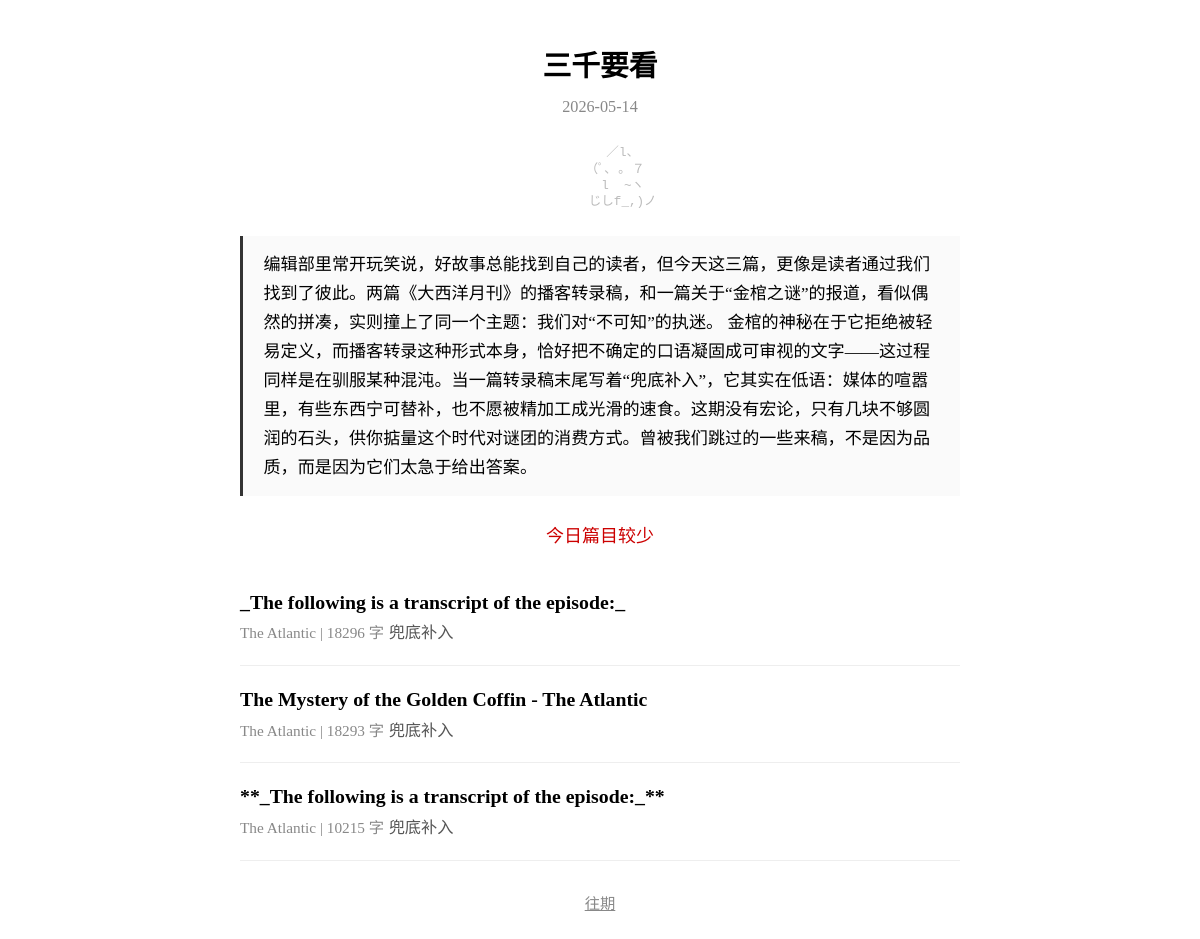
Before: / with the older database file.
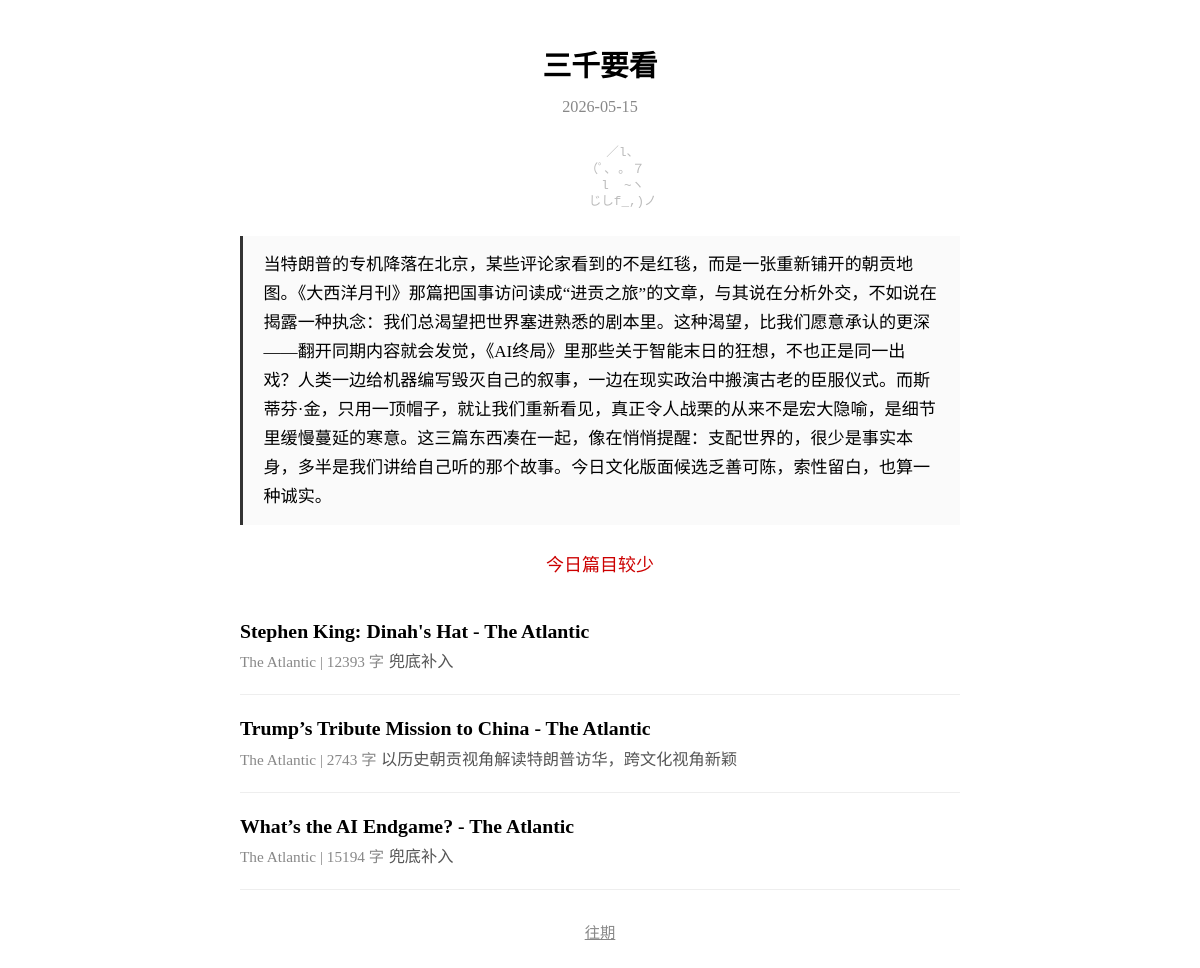
After: the same page with the newer database file.
### tables this page shows
CREATE TABLE issues (
            date TEXT PRIMARY KEY,
            articles TEXT NOT NULL DEFAULT '[]',
            editor_note TEXT NOT NULL DEFAULT '',
            stats TEXT NOT NULL DEFAULT '{}',
            epub_sent_at TEXT
        );

CREATE TABLE articles (
            id TEXT PRIMARY KEY,
            title_zh TEXT NOT NULL DEFAULT '',
            source TEXT NOT NULL DEFAULT '',
            source_url TEXT NOT NULL DEFAULT '',
            author TEXT NOT NULL DEFAULT '',
            summary_zh TEXT NOT NULL DEFAULT '',
            tags TEXT NOT NULL DEFAULT '[]',
            word_count_zh INTEGER NOT NULL DEFAULT 0,
            original_word_count INTEGER NOT NULL DEFAULT 0,
            translation_model TEXT NOT NULL DEFAULT '',
            prompt_version TEXT NOT NULL DEFAULT '',
            quality_score TEXT NOT NULL DEFAULT '{}',
            read_status TEXT NOT NULL DEFAULT 'unread',
            read_at TEXT,
            fetched_at TEXT NOT NULL DEFAULT ''
        , section_id TEXT NOT NULL DEFAULT '', has_spoiler INTEGER NOT NULL DEFAULT 0, topic_keywords TEXT NOT NULL DEFAULT '[]');

### server.py (the view)
@app.get("/", response_class=HTMLResponse)
async def index():
    latest_date = get_latest_issue_date()
    today_str = date.today().isoformat()
    if not latest_date:
        template = env.get_template("index.html")
        return template.render(issue=None, articles=[], today=today_str)
    issue = get_issue(latest_date)
    if not issue:
        template = env.get_template("index.html")
        return template.render(issue=None, articles=[], today=today_str)
    article_ids = issue.get("articles", [])
    articles = get_articles_by_ids(article_ids)
    template = env.get_template("index.html")
    return template.render(issue=issue, articles=articles, today=latest_date)

### templates/index.html (shortened to what this page needs)
<!DOCTYPE html>
<html lang="zh-CN">
<head>
</head>
<body>
{% if issue %}
<h1>三千要看</h1>
<div class="date">{{ today }}</div>
<pre class="cat-art">
      ／l、
    （ﾟ､ ｡ ７
      l  ~ヽ
      じしf_,)ノ
</pre>
<div class="editor-note">
{{ issue.editor_note | e }}
</div>
{% if issue.stats.get('fallback_note') %}
<p style="color:#c00;text-align:center">{{ issue.stats.fallback_note }}</p>
{% endif %}
<ul class="article-list">
{% for a in articles %}
<li class="article-item">
  <a href="/article/{{ a.id }}">
    <span class="title">{{ a.title_zh or a.id }}</span>
    <span class="meta">{{ a.source }} | {{ a.word_count_zh }} 字</span>
    <span class="summary">{{ a.summary_zh }}</span>
  </a>
</li>
{% endfor %}
</ul>
{% endif %}
<div class="footer">
  <a href="/archive">往期</a>
</div>
</body>
</html>

### templates/index.html (style rules this page uses)
body { max-width:720px;margin:0 auto;padding:24px 18px;background:#fff;color:#000;font-size:18px;line-height:1.6;font-family:serif }
h1 { text-align:center;font-size:1.6em;margin-bottom:.2em }
.date { text-align:center;color:#888;font-size:.9em;margin-bottom:1.5em }
.editor-note { border-left:3px solid #333;padding:.8em 1.2em;margin:1.5em 0;background:#fafafa;font-size:.95em;line-height:1.7 }
.article-list { list-style:none;padding:0 }
.article-item { padding:1em 0;border-bottom:1px solid #eee }
.article-item a { text-decoration:none;color:#000 }
.article-item .title { font-size:1.1em;font-weight:bold;display:block }
.article-item .meta { color:#888;font-size:.85em;margin-top:.3em }
.article-item .summary { color:#555;font-size:.9em;margin-top:.4em;line-height:1.5 }
.footer { text-align:center;margin-top:2em;font-size:.85em }
.footer a { color:#888 }
.cat-art { text-align:center;color:#bbb;font-size:.7em;line-height:1.3;margin:1em 0 }

Changed rows visible on the page:
removed issues: date "2026-05-14", editor_note "编辑部里常开玩笑说，好故事总能找到自己的读者，但今天这三篇，更像是读者通过我们找到了彼此。两篇《大西洋月刊》的播客转录稿，和一篇关于“金棺之谜”的报道，看似偶然的拼凑，实则撞上了同一个主题：我们对“不可知”的执迷。 金棺的神秘在于它拒绝被轻易定义，而播客转录这种形式本身，恰好把不确定的口语凝固成可审视的文字——这过程同样是在驯服某种混沌。当一篇转录稿末尾写着“兜底补入”，它其实在低语：媒体的喧嚣里，有些东西宁可替补，也不愿被精加工成光滑的速食。这期没有宏论，只有几块不够圆润的石头，供你掂量这个时代对谜团的消费方式。曾被我们跳过的一些来稿，不是因为品质，而是因为它们太急于给出答案。"
removed articles: title_zh "_The following is a transcript of the episode:_", source "The Atlantic", word_count_zh "18296", summary_zh "兜底补入"
removed articles: title_zh "The Mystery of the Golden Coffin - The Atlantic", source "The Atlantic", word_count_zh "18293", summary_zh "兜底补入"
removed articles: title_zh "**_The following is a transcript of the episode:_**", source "The Atlantic", word_count_zh "10215", summary_zh "兜底补入"
added issues: date "2026-05-15", editor_note "当特朗普的专机降落在北京，某些评论家看到的不是红毯，而是一张重新铺开的朝贡地图。《大西洋月刊》那篇把国事访问读成“进贡之旅”的文章，与其说在分析外交，不如说在揭露一种执念：我们总渴望把世界塞进熟悉的剧本里。这种渴望，比我们愿意承认的更深——翻开同期内容就会发觉，《AI终局》里那些关于智能末日的狂想，不也正是同一出戏？人类一边给机器编写毁灭自己的叙事，一边在现实政治中搬演古老的臣服仪式。而斯蒂芬·金，只用一顶帽子，就让我们重新看见，真正令人战栗的从来不是宏大隐喻，是细节里缓慢蔓延的寒意。这三篇东西凑在一起，像在悄悄提醒：支配世界的，很少是事实本身，多半是我们讲给自己听的那个故事。今日文化版面候选乏善可陈，索性留白，也算一种诚实。"
added articles: title_zh "Stephen King: Dinah's Hat - The Atlantic", source "The Atlantic", word_count_zh "12393", summary_zh "兜底补入"
added articles: title_zh "Trump’s Tribute Mission to China - The Atlantic", source "The Atlantic", word_count_zh "2743", summary_zh "以历史朝贡视角解读特朗普访华，跨文化视角新颖"
added articles: title_zh "What’s the AI Endgame? - The Atlantic", source "The Atlantic", word_count_zh "15194", summary_zh "兜底补入"
